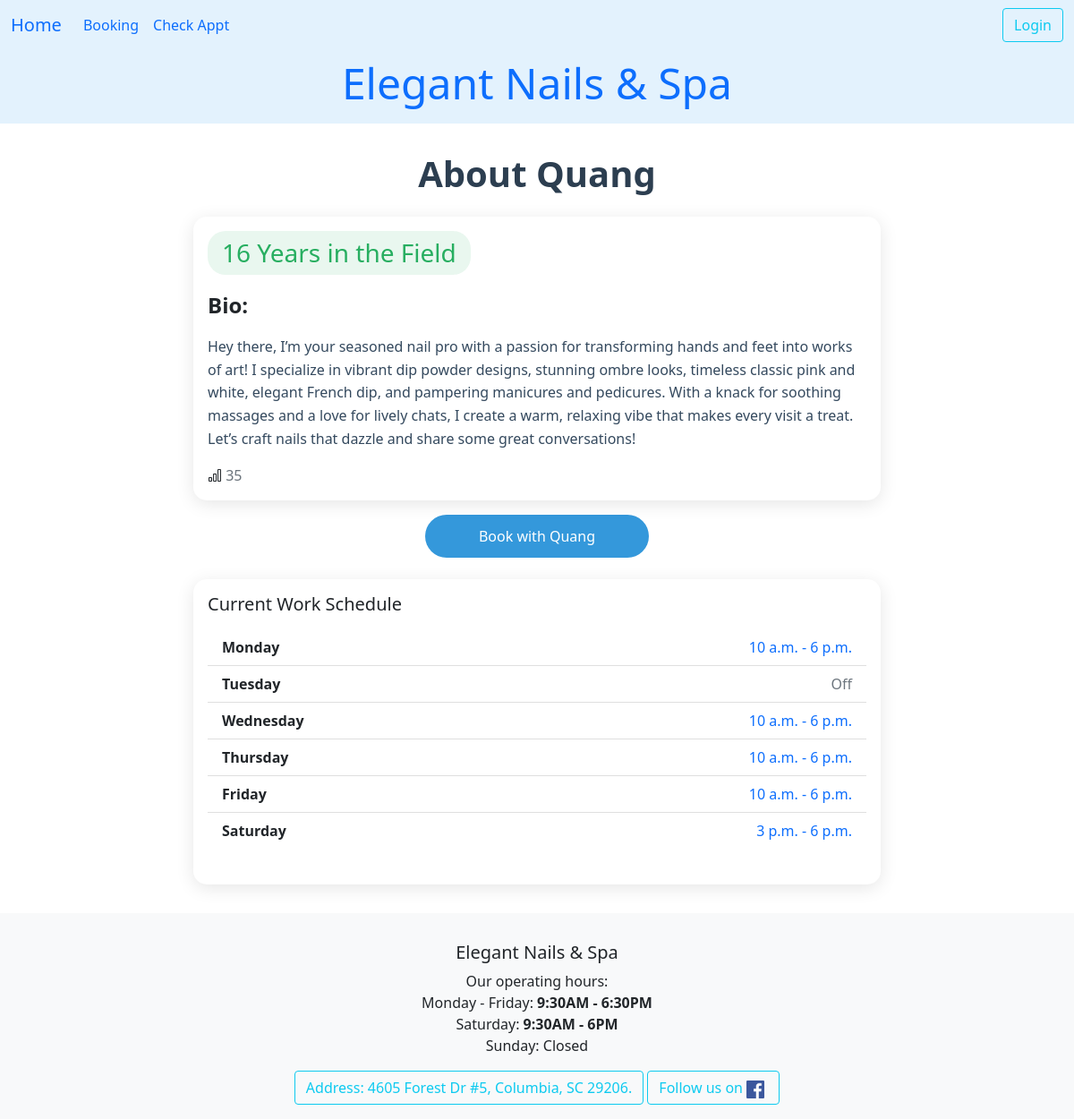
Screenshot of /ledger/employee/2/ with the database file from the repository.
### ledger/models.py (models this page shows, shortened)
class Technician(models.Model):
    name = models.CharField(max_length=25)
    phone = PhoneNumberField()
    email = models.EmailField(max_length=40, null=True, blank=True)
    owner = models.ForeignKey(settings.AUTH_USER_MODEL, on_delete=models.DO_NOTHING)
    start_work_at = models.TimeField()
    end_work = models.TimeField()
    isWork = models.BooleanField(default=False)
    picture = models.ImageField(upload_to='tech_pictures/', null=True, editable=True)
    services = models.ManyToManyField("Service", blank=True, related_name="tech")
    time_come_in = models.DateTimeField(null=True)
    work_days = models.CharField(max_length=7, default="1111110", help_text="MTWTFSS: 1 for work, 0 for off")
    vacation_start = models.DateField(null=True, blank=True, help_text="Start vacation")
    vacation_end = models.DateField(null=True, blank=True, help_text="End vacation, back work!")
    date_go_work = models.DateField(null=True, blank=True)
    history = HistoricalRecords()
    hire_date = models.DateField(auto_now_add=True, help_text="Date when the technician was hired")
    experience = models.PositiveIntegerField(default=0, help_text="Years of experience in the field")
    bio = models.TextField(max_length=500, null=True, blank=True, help_text="Short bio about the technician")
    view_count = models.IntegerField(default=0)
    is_accept_booking = models.BooleanField(default=True, help_text="Is the technician accepting new bookings?")
    @property
    def get_experience(self):
        today = timezone.now().date()
        if not self.hire_date:
            return self.experience
        if self.hire_date > today:
            return self.experience
        total = self.experience
        gain = today.year - self.hire_date.year
        total = self.experience + gain
        return max(total, 0)
    def still_vacation(self):
        if self.vacation_end:
            return self.vacation_end > timezone.now().date()
        return False
    class Meta:
        unique_together = ('name','phone',)
        ordering = ['time_come_in','name']
    def get_absolute_url(self):
        return reverse("datHen:technician_detail", kwargs={"pk": self.pk})

class TechWorkDay(models.Model):
    tech = models.ForeignKey(Technician, on_delete=models.CASCADE)
    date = models.DateField(null=True, blank=True, help_text="Specific date for this work schedule. Leave blank for recurring weekly schedule.")
    start_time = models.TimeField(null=True, blank=True)
    end_time = models.TimeField(null=True, blank=True)
    day_of_week = models.IntegerField(choices=Day_Of_Week)
    is_working = models.BooleanField(default=True, null=True, blank=True)
    notes = models.CharField(max_length=250, null=True, blank=True, help_text="Optional notes for this work day (e.g., 'Morning shift only').")
    class Meta:
        constraints = [
            models.UniqueConstraint(fields=['tech', 'day_of_week',],
                                    condition=models.Q(date__isnull=True),
                                    name='unique_tech_date'),
            models.UniqueConstraint(fields=['tech', 'date'],
                                    condition=models.Q(date__isnull=False),
                                    name='unique_tech_date_specific'),
        ]

### ledger/views.py (the view)
# urls.py: path('ledger/employee/<int:pk>/', views.EmployeeBio.as_view(), name='employee_bio'),
class EmployeeBio(DetailView):
    template = "ledger/employee_bio.html"
    def get(self, request, pk):
        employee = get_object_or_404(Technician, id=pk)
        Technician.objects.filter(id=pk).update(view_count=F('view_count') + 1)
        work_days = TechWorkDay.objects.filter(tech=employee, date__isnull=True).order_by('day_of_week')
        context = {'employee': employee, 'work_days': work_days}
        return render(request, self.template, context)

### ledger/templates/ledger/employee_bio.html (shortened to what this page needs)
{% extends 'base.html' %}
{% load crispy_forms_tags %}
{% load crispy_forms_filters %}
{% block content %}
<div class="container profile-container">
    <h1 class="profile-header">About {{ employee.name | title }}    </h1>
    <div class="card profile-card">
        <div class="card-body">
            <h3 class="experience-badge">{{ employee.get_experience }} Years in the Field</h3>
            <p class="fs-4 fw-bold">Bio:</p>
            <p class="bio-section">{{ employee.bio }}</p>
            <i class="bi bi-bar-chart"></i><span class="text-sm-end text-secondary"> {{ employee.view_count }}</span>
        </div>
    </div>
    {% if employee.is_accept_booking %}
    <a href="{{ employee.get_absolute_url }}" class="text-decoration-none">
        <button class="book-button">Book with {{ employee.name | title }}</button>
    </a>
    {% endif %}
    <div class="card profile-card mt-4">
        <div class="card-body">
                    <h5 class="card-title mb-3">Current Work Schedule</h5>
                    {% if work_days %}
                    <ul class="list-group list-group-flush mb-4">
                        {% for work_day in work_days %}
                        <li class="list-group-item d-flex justify-content-between align-items-center">
                            <strong>{{ work_day.get_day_of_week_display }}</strong>
                            {% if work_day.is_working %}
                            <span class="text-primary">
                                {{ work_day.start_time }} - {{ work_day.end_time }}
                            </span>
                            {% else %}
                            <span class="text-muted">Off</span>
                            {% endif %}
                        </li>
                        {% endfor %}
                    </ul>
                    {% else %}
                    <p class="text-muted">No work days set.</p>
                    {% endif %}
        </div>
    </div>
</div>
{% endblock content %}

### ledger/templates/ledger/employee_bio.html (style rules this page uses)
.profile-container { max-width: 800px; margin: 0 auto; padding: 2rem 1rem; }
.profile-card { border: none; border-radius: 15px; box-shadow: 0 4px 20px rgba(0, 0, 0, 0.1); transition: transform 0.3s ease; }
.profile-header { color: #2c3e50; font-weight: 700; margin-bottom: 1.5rem; text-align: center; }
.experience-badge { background-color: #e9f7ef; color: #27ae60; padding: 0.5rem 1rem; border-radius: 20px; display: inline-block; margin-bottom: 1rem; }
.bio-section { color: #34495e; line-height: 1.6; }
.book-button { background-color: #3498db; color: white; padding: 0.75rem 1.5rem; border-radius: 25px; border: none; font-weight: 500; transition: background-color 0.3s ease; width: 100%; max-width: 250px; margin: 1rem auto; display: block; text-align: center; }

### rows the page displays
Technician: name "Quang", get_experience "16", bio "Hey there, I’m your seasoned nail pro with a passion for transforming hands and feet into works of art! I specialize in vibrant dip powder designs, stunning ombre looks, timeless classic pink and white, elegant French dip, and pampering manicures and pedicures. With a knack for soothing massages and a love for lively chats, I create a warm, relaxing vibe that makes every visit a treat. Let’s craft nails that dazzle and share some great conversations!", view_count "35"
TechWorkDay: day_of_week "Monday", start_time "10 a.m.", end_time "6 p.m."
TechWorkDay: day_of_week "Tuesday", is_working "Off"
TechWorkDay: day_of_week "Wednesday", start_time "10 a.m.", end_time "6 p.m."
TechWorkDay: day_of_week "Thursday", start_time "10 a.m.", end_time "6 p.m."
TechWorkDay: day_of_week "Friday", start_time "10 a.m.", end_time "6 p.m."
TechWorkDay: day_of_week "Saturday", start_time "3 p.m.", end_time "6 p.m."
